Frame 1 (no input): blank canvas, image omitted
Frame 60 (no input): blank canvas, image omitted
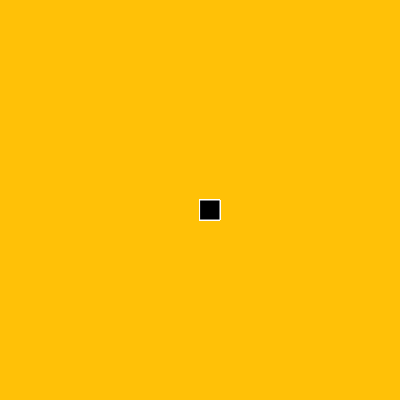
Frame 120 (the mouse pressed at the canvas centre since frame 60)

The p5.js sketch whose frames 1 and 60 were blank and that drew this single picture after the mouse press (run headless with seeded random() and noise() and a simulated clock; from frame 60 on, the mouse is pressed at the canvas centre):

// p5.js sketch
// ── sketch.js
function setup() {
    createCanvas(400, 400);
    background("#FFC107");
  }
  
  function draw() {
    
    fill("black");
         stroke("white");
    
    if(mouseIsPressed){
  rect(mouseX,mouseY,20,20);
    } 
  }
